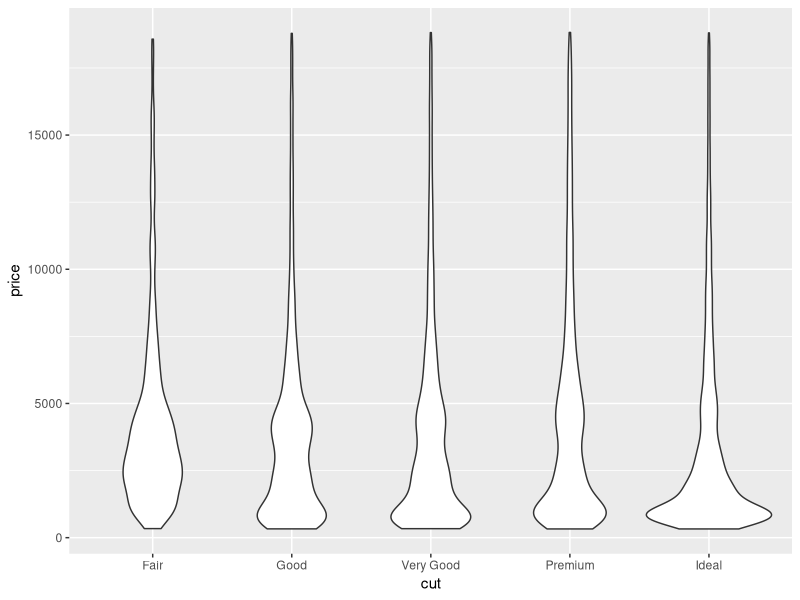
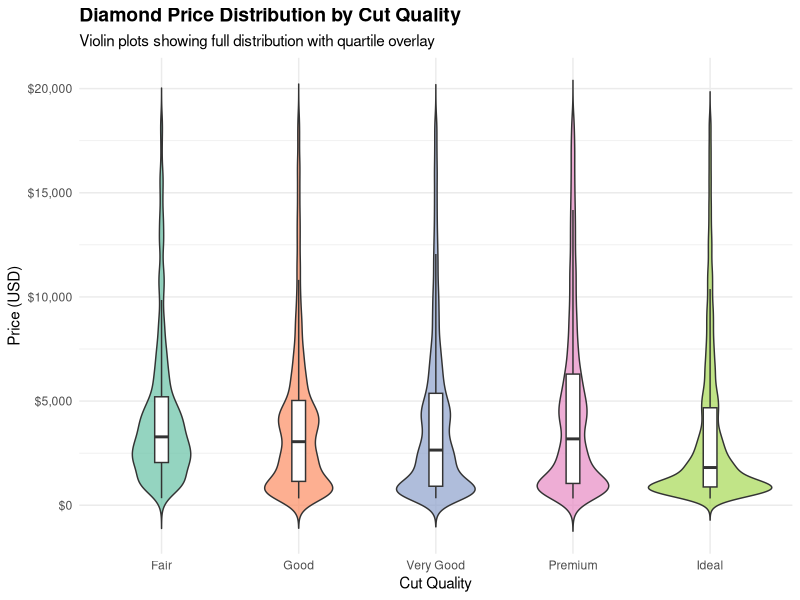
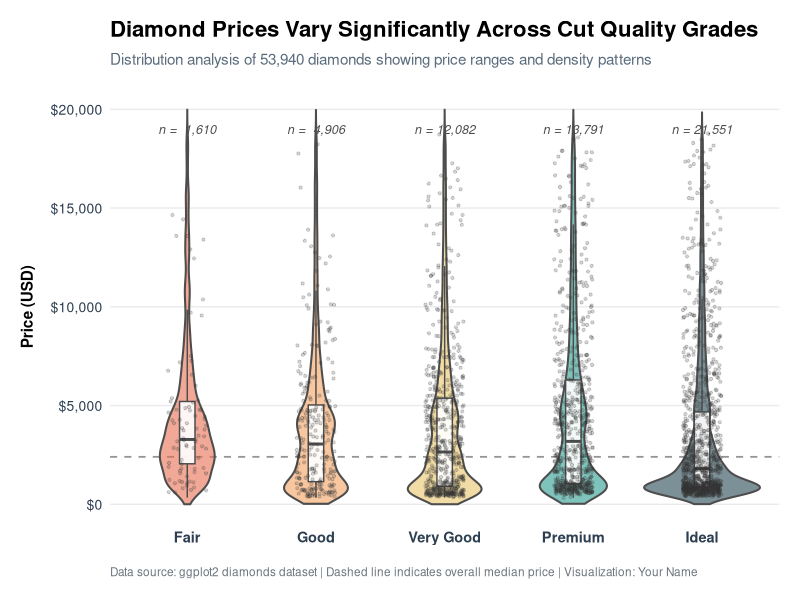

The R source for these figures, in order:
## ---- chunk 1
#| label: setup
#| message: false
#| warning: false

# Load required libraries
library(tidyverse)  # Includes ggplot2, dplyr, and other essential packages
library(scales)     # For formatting axes and labels

# Prepare the data: filter for select diamond cuts
data_diamonds <- diamonds %>%
  filter(cut %in% c("Fair", "Good", "Very Good", "Premium", "Ideal")) %>%  # Use all cut levels
  mutate(cut = factor(cut, levels = c("Fair", "Good", "Very Good", 
                                      "Premium", "Ideal")))                 # Set factor order

# Preview the data
head(data_diamonds)
## ---- chunk 2
#| label: chart-basic
#| fig-width: 8
#| fig-height: 5

ggplot(data_diamonds, aes(x = cut, y = price)) +  # Set up the plot with x and y variables
  geom_violin()                                    # Create violin plot
## ---- chunk 3
#| label: chart-intermediate
#| fig-width: 8
#| fig-height: 5

ggplot(data_diamonds, aes(x = cut, y = price, fill = cut)) +      # Add fill aesthetic
  geom_violin(alpha = 0.7, trim = FALSE) +                         # Violin with transparency
  geom_boxplot(width = 0.1, fill = "white", 
               outlier.shape = NA) +                               # Narrow box plot overlay
  scale_fill_brewer(palette = "Set2") +                            # Apply color palette
  scale_y_continuous(labels = label_dollar()) +                    # Format y-axis as currency
  labs(
    title = "Diamond Price Distribution by Cut Quality",           # Main title
    subtitle = "Violin plots showing full distribution with quartile overlay",  # Subtitle
    x = "Cut Quality",                                             # X-axis label
    y = "Price (USD)"                                              # Y-axis label
  ) +
  theme_minimal() +                                                # Clean, minimal theme
  theme(
    plot.title = element_text(face = "bold", size = 14),          # Bold title
    legend.position = "none"                                       # Remove redundant legend
  )
## ---- chunk 4
#| label: chart-advanced
#| fig-width: 10
#| fig-height: 6

# Calculate sample sizes and median for annotations
cut_summary <- data_diamonds %>%
  group_by(cut) %>%
  summarise(
    n = n(),                                       # Count per category
    median_price = median(price),                  # Median price
    .groups = 'drop'
  )

# Calculate overall median for reference line
overall_median <- median(data_diamonds$price)

# Sample data points for visualization (to avoid overplotting)
set.seed(123)
data_sample <- data_diamonds %>%
  group_by(cut) %>%
  slice_sample(prop = 0.05) %>%                    # Sample 5% of points per category
  ungroup()

# Define custom color palette (colorblind-friendly)
cut_colors <- c(
  "Fair" = "#E76F51",                              # Coral for lowest quality
  "Good" = "#F4A261",                              # Orange
  "Very Good" = "#E9C46A",                         # Yellow
  "Premium" = "#2A9D8F",                           # Teal
  "Ideal" = "#264653"                              # Dark blue for highest quality
)

ggplot(data_diamonds, aes(x = cut, y = price, fill = cut)) +
  # Add reference line for overall median
  geom_hline(yintercept = overall_median, 
             linetype = "dashed", color = "gray40", 
             linewidth = 0.6, alpha = 0.7) +
  # Violin plot layer
  geom_violin(alpha = 0.6, trim = FALSE, 
              color = "gray30", linewidth = 0.7) +
  # Box plot overlay
  geom_boxplot(width = 0.12, fill = "white", 
               outlier.shape = NA, alpha = 0.9,
               color = "gray30", linewidth = 0.5) +
  # Add jittered sample points
  geom_jitter(data = data_sample,
              width = 0.15, alpha = 0.2, size = 0.8,
              color = "gray20") +
  # Apply custom colors
  scale_fill_manual(values = cut_colors) +
  # Format y-axis with dollar signs and commas
  scale_y_continuous(labels = label_dollar(scale = 1, prefix = "$"),
                     breaks = seq(0, 20000, by = 5000),
                     limits = c(0, 20000)) +
  # Add comprehensive labels
  labs(
    title = "Diamond Prices Vary Significantly Across Cut Quality Grades",
    subtitle = "Distribution analysis of 53,940 diamonds showing price ranges and density patterns",
    x = NULL,                                      # Remove x-axis label (obvious from plot)
    y = "Price (USD)",
    caption = "Data source: ggplot2 diamonds dataset | Dashed line indicates overall median price | Visualization: Your Name"
  ) +
  # Add sample size annotations
  geom_text(data = cut_summary,
            aes(x = cut, y = 19000, 
                label = paste0("n = ", format(n, big.mark = ","))),
            inherit.aes = FALSE,
            size = 3.2, fontface = "italic", 
            color = "gray30") +
  theme_minimal(base_size = 12) +
  theme(
    # Title and text styling
    plot.title = element_text(face = "bold", size = 16, 
                              margin = margin(b = 8)),
    plot.subtitle = element_text(size = 11, color = "#5A6C7D", 
                                  margin = margin(b = 15)),
    plot.caption = element_text(size = 8.5, color = "#6C757D", 
                                hjust = 0, margin = margin(t = 15)),
    
    # Axis styling
    axis.title.y = element_text(size = 11, face = "bold", 
                                margin = margin(r = 10)),
    axis.text = element_text(size = 10, color = "#2C3E50"),
    axis.text.x = element_text(face = "bold", size = 10.5),
    
    # Legend removal
    legend.position = "none",
    
    # Grid and panel styling
    panel.grid.major.x = element_blank(),          # Remove vertical grid
    panel.grid.major.y = element_line(color = "#E9ECEF", linewidth = 0.5),
    panel.grid.minor = element_blank(),            # Remove minor gridlines
    
    # Margins
    plot.margin = margin(15, 15, 15, 15)          # Add space around plot
  )
